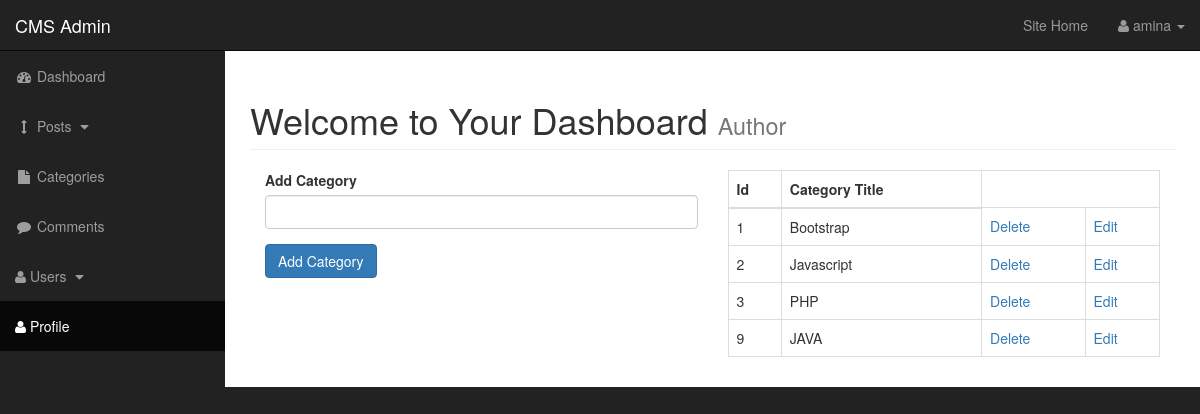
Screenshot of /admin/categories.php (signed in) with the database file from the repository.
### tables this page shows
CREATE TABLE IF NOT EXISTS `categories` (
`cat_id` int(3) NOT NULL,
  `cat_title` varchar(255) DEFAULT NULL
);

### admin/functions.php (the view, shortened to what this page needs)
<?php
function findAllCategories() {
		global $connection;
	$query = "SELECT * FROM categories";
	$select_categories = mysqli_query($connection, $query);
	while ($row = mysqli_fetch_assoc($select_categories)) {
	 	$cat_id = $row['cat_id'];
	    $cat_title = $row['cat_title'];
		echo "<tr>";
		echo "<td>{$cat_id}</td>";
		echo "<td>{$cat_title}</td>";
		echo "<td><a href='categories.php?delete={$cat_id}'>Delete</a></td>";
		echo "<td><a href='categories.php?edit={$cat_id}'>Edit</a></td>";
		echo "</tr>";
	}
}

### admin/css/sb-admin.css (style rules this page uses)
body { margin-top: 100px; background-color: #222; }
@media (min-width:768px) { body { margin-top: 50px; } }

### rows the page displays
categories: cat_id "1", cat_title "Bootstrap"
categories: cat_id "2", cat_title "Javascript"
categories: cat_id "3", cat_title "PHP"
categories: cat_id "9", cat_title "JAVA"

### other values shown
$_SESSION['username'] "amina"
